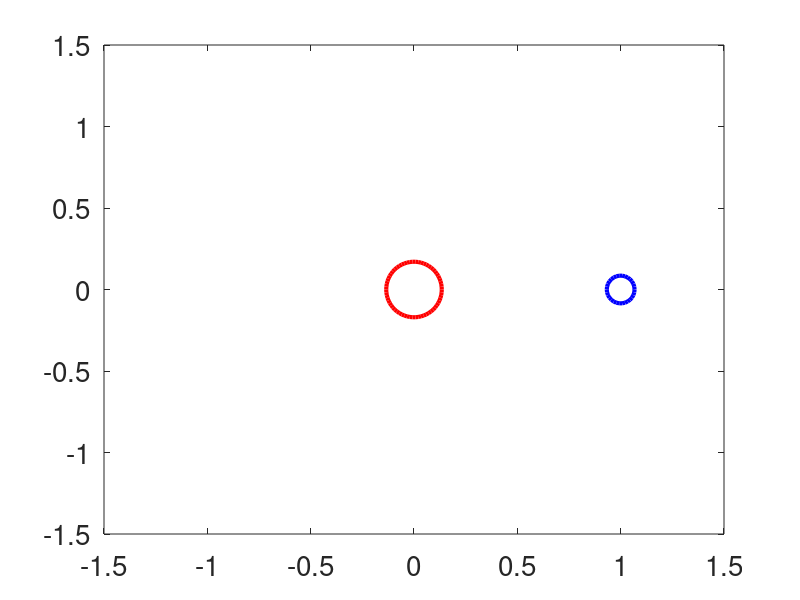

MATLAB code for this plot: (Note: this script raises an error after producing the figure.)
clear all; close all; clc;
FS = 20;
set(0,'DefaultLineLineWidth',3,'DefaultAxesFontName','Helvetica','DefaultAxesFontSize',FS);
set(0,'DefaultTextFontSize',FS);
set(0,'DefaultTextFontName','Helvetica');
MG=1;
x=1;
y=0;
u=0;
v=.7;
figure(1)
plot(0,0,'ro','MarkerSize',40)
axis([-1.5 1.5 -1.5 1.5])
hold on
h=plot(x,y,'bo','MarkerSize',20);
tmax=100;
dt=0.01;
r=sqrt(x^2+y^2);
E0=.5*(u^2+v^2)-MG/r;
H0=x*v-y*u;
i=0;
for t=0:dt:tmax
    i=i+1;
    
    r=sqrt(x^2+y^2);
    ax=-MG*x/r^3;
    ay=-MG*y/r^3;
    u=u+dt*ax;
    v=v+dt*ay;
    x=x+dt*u;
    y=y+dt*v;
    u=u_ny;v=v_ny;
    set(h,'XData',x,'YData',y)
    if mod(i,100)==0
        plot(x,y,'b.') 
    end
    drawnow;
    E=.5*(u^2+v^2)-MG/r;
    %E0-E
    H=x*v-y*u;
    H0-H
end
    
